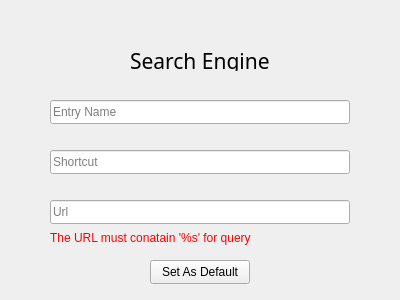
<?xml version="1.0" encoding="UTF-8"?>
<ui version="4.0">
 <class>SearchSwitcher</class>
 <widget class="QWidget" name="SearchSwitcher">
  <property name="geometry">
   <rect>
    <x>0</x>
    <y>0</y>
    <width>400</width>
    <height>300</height>
   </rect>
  </property>
  <property name="windowTitle">
   <string>Set Default Search Engine</string>
  </property>
  <widget class="QLabel" name="title">
   <property name="geometry">
    <rect>
     <x>130</x>
     <y>50</y>
     <width>160</width>
     <height>21</height>
    </rect>
   </property>
   <property name="font">
    <font>
     <family>Microsoft New Tai Lue</family>
     <pointsize>16</pointsize>
    </font>
   </property>
   <property name="locale">
    <locale language="English" country="Israel"/>
   </property>
   <property name="text">
    <string>Search Engine </string>
   </property>
   <property name="textFormat">
    <enum>Qt::AutoText</enum>
   </property>
   <property name="wordWrap">
    <bool>true</bool>
   </property>
  </widget>
  <widget class="QLineEdit" name="entryName">
   <property name="geometry">
    <rect>
     <x>50</x>
     <y>100</y>
     <width>300</width>
     <height>24</height>
    </rect>
   </property>
   <property name="styleSheet">
    <string notr="true"/>
   </property>
   <property name="text">
    <string/>
   </property>
   <property name="placeholderText">
    <string>Entry Name</string>
   </property>
   <property name="cursorMoveStyle">
    <enum>Qt::LogicalMoveStyle</enum>
   </property>
  </widget>
  <widget class="QLineEdit" name="shortcut">
   <property name="geometry">
    <rect>
     <x>50</x>
     <y>150</y>
     <width>300</width>
     <height>24</height>
    </rect>
   </property>
   <property name="placeholderText">
    <string>Shortcut</string>
   </property>
  </widget>
  <widget class="QLineEdit" name="url">
   <property name="geometry">
    <rect>
     <x>50</x>
     <y>200</y>
     <width>300</width>
     <height>24</height>
    </rect>
   </property>
   <property name="placeholderText">
    <string>Url</string>
   </property>
  </widget>
  <widget class="QPushButton" name="start">
   <property name="enabled">
    <bool>true</bool>
   </property>
   <property name="geometry">
    <rect>
     <x>150</x>
     <y>260</y>
     <width>100</width>
     <height>24</height>
    </rect>
   </property>
   <property name="text">
    <string>Set As Default</string>
   </property>
   <property name="checkable">
    <bool>false</bool>
   </property>
   <property name="checked">
    <bool>false</bool>
   </property>
  </widget>
  <widget class="QLabel" name="urlRequirment">
   <property name="enabled">
    <bool>true</bool>
   </property>
   <property name="geometry">
    <rect>
     <x>50</x>
     <y>230</y>
     <width>211</width>
     <height>16</height>
    </rect>
   </property>
   <property name="palette">
    <palette>
     <active>
      <colorrole role="WindowText">
       <brush brushstyle="SolidPattern">
        <color alpha="255">
         <red>255</red>
         <green>0</green>
         <blue>0</blue>
        </color>
       </brush>
      </colorrole>
     </active>
     <inactive>
      <colorrole role="WindowText">
       <brush brushstyle="SolidPattern">
        <color alpha="255">
         <red>255</red>
         <green>0</green>
         <blue>0</blue>
        </color>
       </brush>
      </colorrole>
     </inactive>
     <disabled/>
    </palette>
   </property>
   <property name="text">
    <string>The URL must conatain '%s' for query</string>
   </property>
  </widget>
 </widget>
 <resources/>
 <connections/>
</ui>
